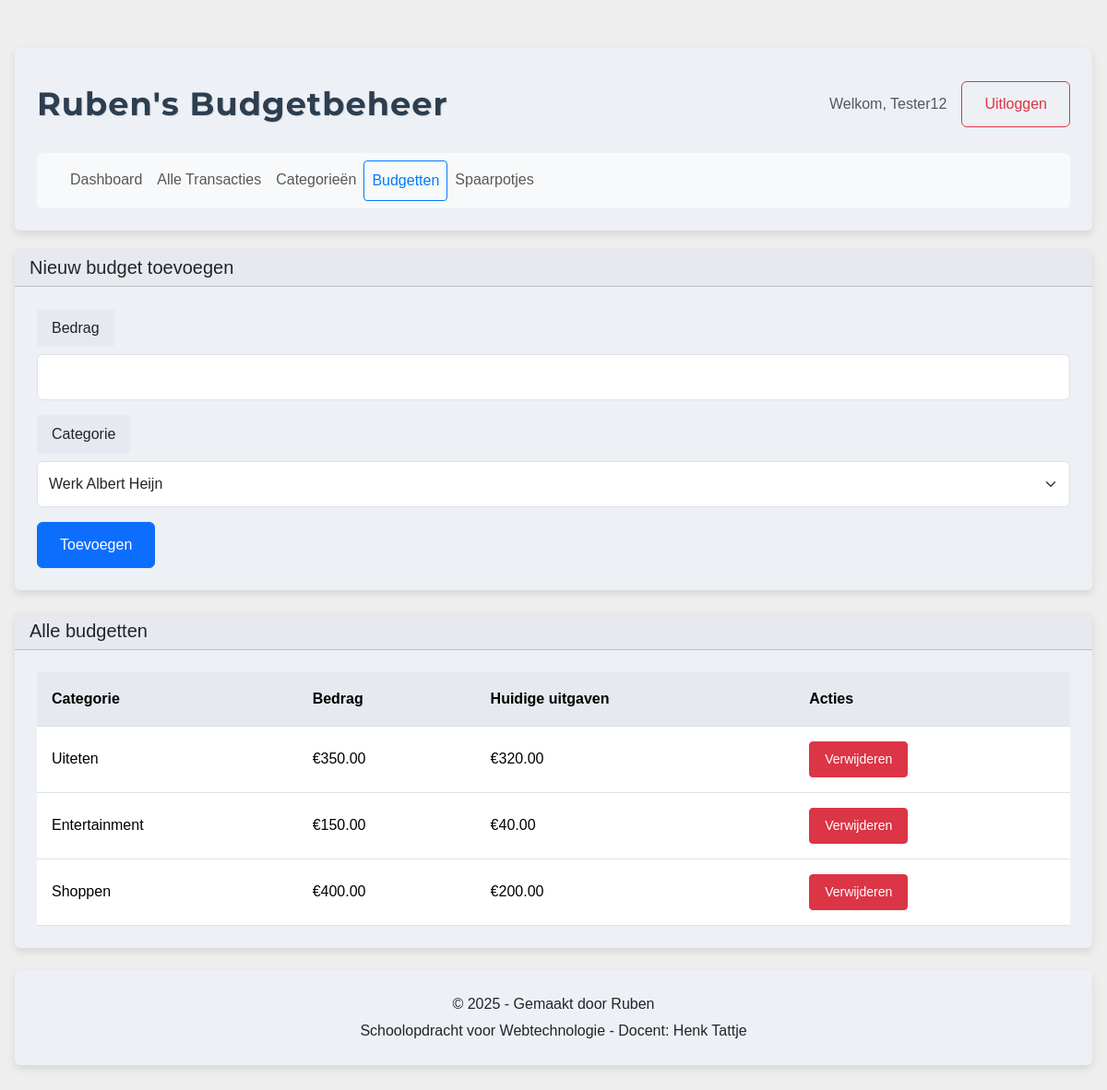
Screenshot of /budgetten (signed in) with the database file from the repository.
### models.py (models this page shows, shortened)
class User(db.Model):
    id = db.Column(db.Integer, primary_key=True)
    username = db.Column(db.String(80), unique=True, nullable=False)
    password_hash = db.Column(db.String(120), nullable=False)
    transacties = db.relationship('Transactie', backref='user', lazy=True)
    categorieen = db.relationship('Categorie', backref='user', lazy=True)
    budgetten = db.relationship('Budget', backref='user', lazy=True)
    spaarpotjes = db.relationship('Spaarpotje', backref='user', lazy=True)

class Budget(db.Model):
    id = db.Column(db.Integer, primary_key=True)
    bedrag = db.Column(db.Float, nullable=False)
    categorie_id = db.Column(db.Integer, db.ForeignKey('categorie.id'), nullable=False)
    categorie = db.relationship('Categorie', backref='budgetten')
    user_id = db.Column(db.Integer, db.ForeignKey('user.id'), nullable=False)

class Categorie(db.Model):
    id = db.Column(db.Integer, primary_key=True)
    naam = db.Column(db.String(50), nullable=False)
    user_id = db.Column(db.Integer, db.ForeignKey('user.id'), nullable=False)
    transacties = db.relationship('Transactie', backref='categorie', lazy=True)  # Relatie toegevoegd

### routes.py (the view)
    @app.route('/budgetten')
    @login_required
    def budgetten():
        user_id = session['user_id']
        user = User.query.get(user_id)
        form = BudgetForm()
        categorieen = Categorie.query.filter_by(user_id=user_id).all()
        form.categorie_id.choices = [(c.id, c.naam) for c in categorieen]
        budgetten = Budget.query.filter_by(user_id=user_id).all()
        budget_uitgaven = {}
        for budget in budgetten:
            uitgaven = sum(t.bedrag for t in budget.categorie.transacties
                          if t.type == 'uitgave')
            budget_uitgaven[budget.id] = uitgaven
        return render_template('budgetten.html',
                             current_user=user,
                             form=form,
                             budgetten=budgetten,
                             budget_uitgaven=budget_uitgaven)

### forms.py
class BudgetForm(FlaskForm):
    bedrag = FloatField('Bedrag', validators=[DataRequired(), NumberRange(min=0)])
    categorie_id = SelectField('Categorie', coerce=int, validators=[DataRequired()])
    submit = SubmitField('Toevoegen')

### templates/budgetten.html (shortened to what this page needs)
<!DOCTYPE html>
<html lang="nl">
<head>
    <link href="https://cdn.jsdelivr.net/npm/bootstrap@5.3.2/dist/css/bootstrap.min.css" rel="stylesheet">
    <link rel="stylesheet" href="{{ url_for('static', filename='style.css') }}">
</head>
<body>
    <div class="container">
        <div class="card">
            <div class="card-body">
                <div class="d-flex justify-content-between align-items-center mb-3">
                    <h1 class="logo-text">Ruben's Budgetbeheer</h1>
                    <div class="d-flex align-items-center gap-3">
                        <span class="text-muted">Welkom, {{ current_user.username }}</span>
                        <a href="{{ url_for('logout') }}" class="btn btn-outline-danger">Uitloggen</a>
                    </div>
                </div>
                <nav class="navbar navbar-expand-lg navbar-light bg-light rounded">
                    <div class="container-fluid">
                        <div class="navbar-nav">
                            <a class="nav-link" href="{{ url_for('dashboard') }}">Dashboard</a>
                            <a class="nav-link" href="{{ url_for('transacties') }}">Alle Transacties</a>
                            <a class="nav-link" href="{{ url_for('categorieen') }}">Categorieën</a>
                            <a class="nav-link active" href="{{ url_for('budgetten') }}">Budgetten</a>
                            <a class="nav-link" href="{{ url_for('spaarpotjes') }}">Spaarpotjes</a>
                        </div>
                    </div>
                </nav>
            </div>
        </div>
        <div class="card mb-4">
            <div class="card-header">
                <h5 class="mb-0">Nieuw budget toevoegen</h5>
            </div>
            <div class="card-body">
                <form method="POST" action="{{ url_for('budget_toevoegen') }}">
                    <div class="mb-3">
                        <label for="bedrag" class="form-label">Bedrag</label>
                        {{ form.bedrag(class="form-control") }}
                    </div>
                    <div class="mb-3">
                        <label for="categorie_id" class="form-label">Categorie</label>
                        {{ form.categorie_id(class="form-select") }}
                    </div>
                    {{ form.submit(class="btn btn-primary") }}
                </form>
            </div>
        </div>
        <div class="card">
            <div class="card-header">
                <h5 class="mb-0">Alle budgetten</h5>
            </div>
            <div class="card-body">
                <div class="table-responsive">
                    <table class="table">
                        <thead>
                            <tr>
                                <th>Categorie</th>
                                <th>Bedrag</th>
                                <th>Huidige uitgaven</th>
                                <th>Acties</th>
                            </tr>
                        </thead>
                        <tbody>
                            {% for budget in budgetten %}
                            <tr>
                                <td>{{ budget.categorie.naam }}</td>
                                <td>€{{ "%.2f"|format(budget.bedrag) }}</td>
                                <td>€{{ "%.2f"|format(budget_uitgaven[budget.id]) }}</td>
                                <td>
                                    <a href="{{ url_for('budget_verwijderen', id=budget.id) }}"
                                       class="btn btn-danger btn-sm"
                                       onclick="return confirm('Weet je zeker dat je dit budget wilt verwijderen?')">
                                        Verwijderen
                                    </a>
                                </td>
                            </tr>
                            {% endfor %}
                        </tbody>
                    </table>
                </div>
            </div>
        </div>
        <footer class="card mt-4">
            <div class="card-body text-center">
                <p class="mb-1">© 2025 - Gemaakt door Ruben</p>
                <p class="mb-0">Schoolopdracht voor Webtechnologie - Docent: Henk Tattje</p>
            </div>
        </footer>
    </div>
</body>
</html>

### static/style.css (style rules this page uses)
body { font-family: Arial, sans-serif; background-color: #eeeeee; line-height: 1.6; min-height: 100vh; padding: 20px 0; }
.logo-text { font-family: 'Montserrat', sans-serif; font-size: 2.2rem; font-weight: 700; color: #2c3e50; text-transform: none; letter-spacing: 1px; margin: 0; padding: 1rem 0; text-shadow: 1px 1px 1px rgba(0, 0, 0, 0.1); }
.container { max-width: 1200px; padding: 2rem 1rem; }
.card { border: none; box-shadow: 0 4px 8px rgba(0, 0, 0, 0.1); margin-bottom: 20px; background-color: rgba(236, 240, 245, 0.95); backdrop-filter: blur(10px); }
.card-body { padding: 1.5rem; }
.table { margin-bottom: 0; }
.table th { font-weight: 600; border-top: none; background-color: #e6eaf0; padding: 1rem; }
.table td { padding: 1rem; vertical-align: middle; }
.form-label { font-weight: 500; margin-bottom: 0.5rem; background-color: #e6eaf0; padding: 0.5rem 1rem; border-radius: 0.25rem; display: inline-block; }
.form-control, .form-select { padding: 0.75rem; margin-bottom: 1rem; background-color: #ffffff; border: 1px solid #dee2e6; }
.btn { padding: 0.75rem 1.5rem; font-weight: 500; }
.btn-sm { padding: 0.5rem 1rem; }
.navbar { padding: 0.5rem 1rem; margin-top: 1rem; }
.navbar-nav .nav-link { padding: 0.5rem 1rem; border-radius: 4px; transition: all 0.2s ease; }
.navbar-nav .nav-link.active { background-color: transparent; color: #007bff !important; border: 1px solid #007bff; }

### rows the page displays
User: username "Tester12"
Budget: categorie.naam "Uiteten", bedrag "350.00", budget_uitgaven "320.00"
Budget: categorie.naam "Entertainment", bedrag "150.00", budget_uitgaven "40.00"
Budget: categorie.naam "Shoppen", bedrag "400.00", budget_uitgaven "200.00"
